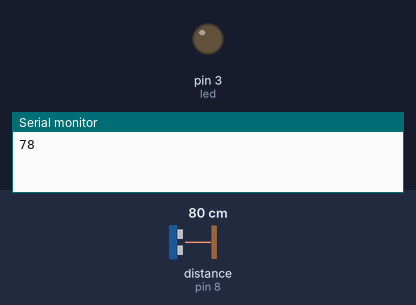
The sketch below on a simulated Arduino Uno, built with avr-gcc and run on an emulated ATmega328P. Parts: output pins drawn as LEDs (lit = HIGH), the last lines printed to the serial monitor. Wiring (inferred from the names in the program): ultrasonic range finder: trigger pin 9; echo pin 8. Inputs (shaded band) come from the test bench; at power-on: distance to the obstacle (sensor on pin 8) 80 cm. The echo pulse lasts 58.3 µs per cm; the modem accepts every AT command (registered, SIM ready, sends succeed) and sends nothing else; pins used as bus, display or sensor lines are not drawn.

Above: at 9.2 s.
9.3 s: distance to the obstacle (sensor on pin 8) set to 22 cm
11.2 s: distance to the obstacle (sensor on pin 8) set to 19 cm
At 12.6 s:
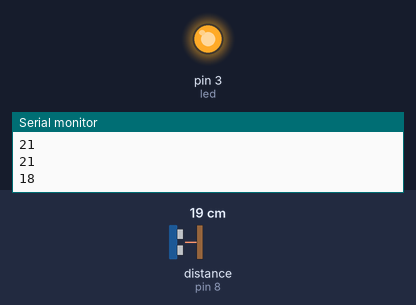
Timing chart, 0 to 14.5 s (numbered marks = the images above; inputs shaded):
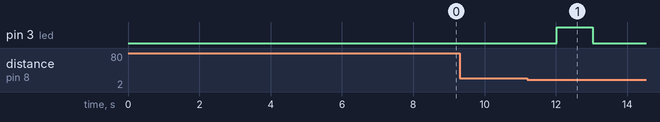

The sketch:

sender_final.ino
```cpp
#include <SoftwareSerial.h>
SoftwareSerial mySerial1(10,11); //RX, TX
SoftwareSerial mySerial2(12,13); //RX, TX
int led = 3;
const int trigPin = 9;
const int echoPin = 8;
long duration;
int distance;
#define SSID " " // type in your SSID
#define PASS " " // type in your password
#define IP "api.thingspeak.com"//Thingspeak IP Address,need not be changed

String GET1 = "GET /update?key=###&field1=";//add your thingspeak api key in place of ###
void setup() {

  Serial.begin(9600);
  mySerial1.begin(9600);
  mySerial2.begin(115200);

    pinMode(trigPin, OUTPUT); // Sets the trigPin as an Output
    pinMode(echoPin, INPUT); // Sets the echoPin as an Input
    pinMode(led, OUTPUT);

    mySerial2.println("AT"); //Start of AT commands
  delay(5000);
  if(mySerial2.find("OK"))
  {
    mySerial2.println("OK"); //Connection between Arduino & ESP 8266 is fine

    connectWiFi(); //Connect ESP 8266 with Wifi network

    delay(1000);
    mySerial2.println("WiFi Connected");
  }
  else
  {
    mySerial2.println("error");
  }
}

void loop() {
  delay(1000);
  digitalWrite(trigPin, LOW);
    delayMicroseconds(2);
    digitalWrite(trigPin, HIGH);
    delayMicroseconds(10);
    digitalWrite(trigPin, LOW);
    duration = pulseIn(echoPin, HIGH);
    distance= duration*0.034/2;
    Serial.println(distance);

    int value1=1; //Read LDR 1
    String lux1= String (value1); // converting Integer value to String


  if(distance<20)
  { mySerial1.println(1234);
    digitalWrite(led,HIGH);
    delay(1000);
    digitalWrite(led,LOW);

    String cmd = "AT+CIPSTART=\"TCP\",\"";//set up TCP connection
  cmd += IP;
  cmd += "\",80";
  mySerial2.println(cmd);
  delay(1000);
  if(mySerial2.find("Error"))
  {
      mySerial2.println("AT+CIPSTART Error");
      return;
  }
  String  cmd1 = GET1;
  cmd1 += lux1;
  cmd1 += "\r\n\r\n";
  mySerial2.print("AT+CIPSEND=");//send TCP/IP data
  String v1="51";
  mySerial2.println(v1);
  delay(5000);
  mySerial2.print(cmd1);
  mySerial2.print("AT+CIPCLOSE");
}
  else
  {
    digitalWrite(led,LOW);
  }
 // delay(3000);        // delay in between reads for stability
}
int connectWiFi()
{
  mySerial2.println("AT+CWMODE=1");// Define the wifi mode (3)
  delay(2000);
  String cmd="AT+CWJAP=\"";// start to define the wifi network access point
  cmd+=SSID; //Add the wifi ID to the AT command
  cmd+="\",\"";
  cmd+=PASS; //Add the wifi password to the AT command
  cmd+="\"";
  mySerial2.println(cmd); //Serial Monitor print
}
```

Measured:
- the behaviour switches between 21 and 20 cm on distance to the obstacle (sensor on pin 8) (found by bisection; images 0 and 1)
- after the input at 11.2 s, pin 3 (led): LOW → HIGH after 0.82 s, → LOW 1.0 s later
